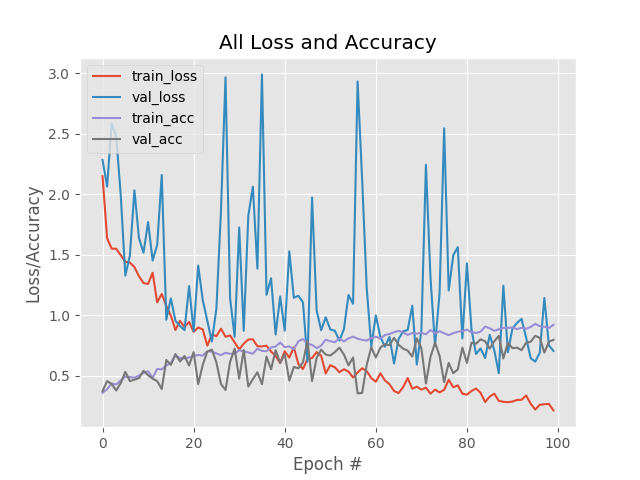
#> input picture first_model_plot.png, 640 x 480 px, given in place of _only, which was not available
$ python rotate_images.py
#> lines starting #> are read from the running program, lines starting #| are printed output that depends on the picture; pictures that were not available may be replaced by others from this repository, and a replacement may not be noted
import os, PIL
from PIL import Image
from os import listdir

path = "data/dataset/"
directories = listdir(path)

for d in directories:

  directorie = "{}/{}".format(path, d)
  absolutePath = os.path.dirname(os.path.abspath(d))
  d = "{}/{}".format(absolutePath, directorie)
  os.chdir(d)

  for img in listdir(os.getcwd()):

    picture = Image.open(img)
#> picture is the input picture: PIL image 640x480 RGBA; mean R, G, B, A 231, 233, 234.8, 255
    img_type = img.split('.')[-1]

    picture.rotate(45, expand=True).save('rotated{}_{}.{}'.format(45,img ,img_type))
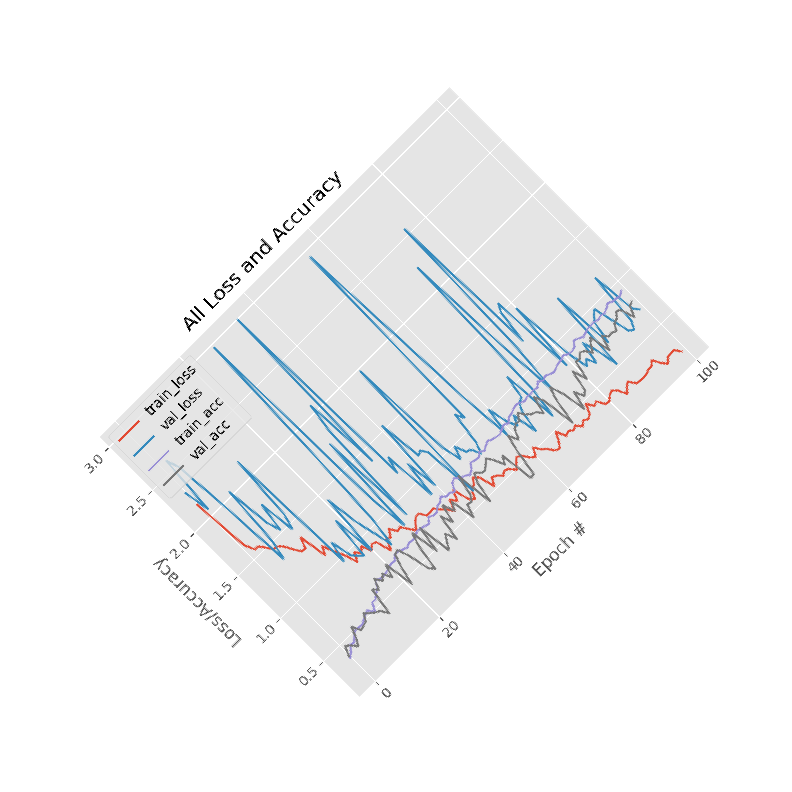
#> saved as rotated45__only._only: PIL image 792x792 RGBA; mean R, G, B, A 113.1, 114.1, 115, 124.9; transparent parts drawn white
    picture.rotate(90, expand=True).save('rotated{}_{}.{}'.format(90,img ,img_type))
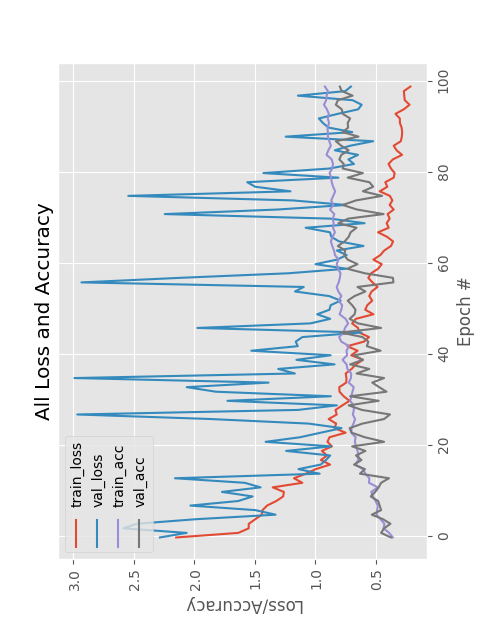
#> saved as rotated90__only._only: PIL image 480x640 RGBA; mean R, G, B, A 231, 233, 234.8, 255
    picture.rotate(135, expand=True).save('rotated{}_{}.{}'.format(135,img ,img_type))
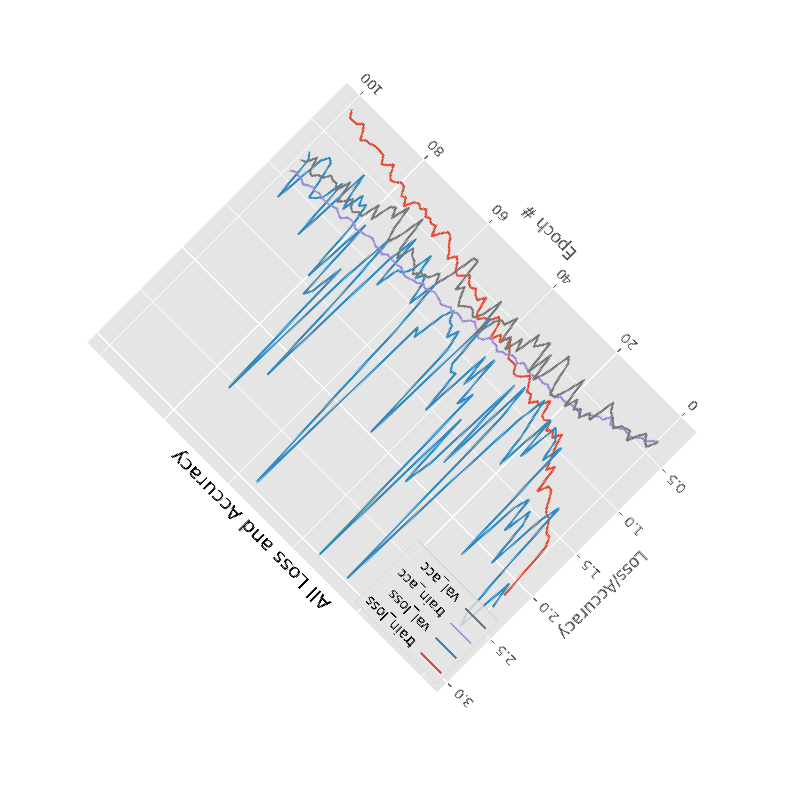
#> saved as rotated135__only._only: PIL image 792x792 RGBA; mean R, G, B, A 113.1, 114.1, 115, 124.9; transparent parts drawn white
    picture.rotate(180, expand=True).save('rotated{}_{}.{}'.format(180,img ,img_type))
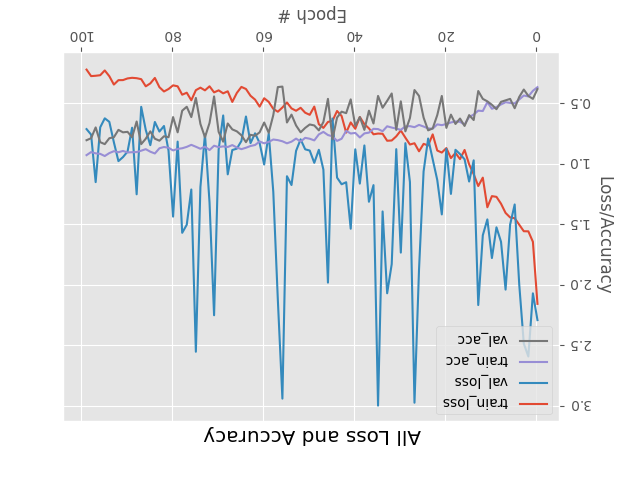
#> saved as rotated180__only._only: PIL image 640x480 RGBA; mean R, G, B, A 231, 233, 234.8, 255
    picture.rotate(225, expand=True).save('rotated{}_{}.{}'.format(225,img ,img_type))
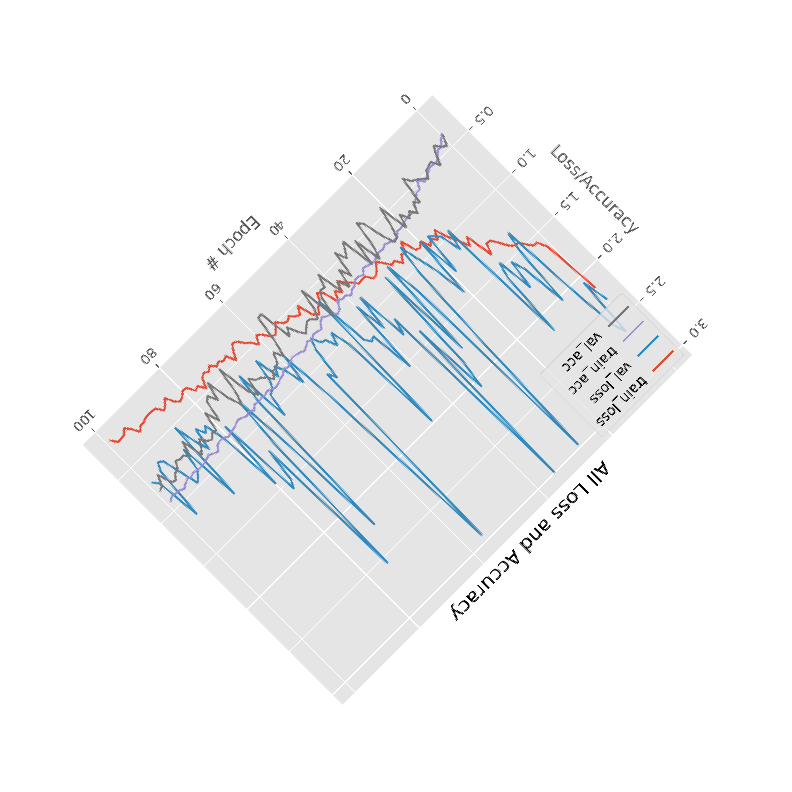
#> saved as rotated225__only._only: PIL image 792x792 RGBA; mean R, G, B, A 113.1, 114.1, 115, 124.9; transparent parts drawn white
    picture.rotate(270, expand=True).save('rotated{}_{}.{}'.format(270,img ,img_type))
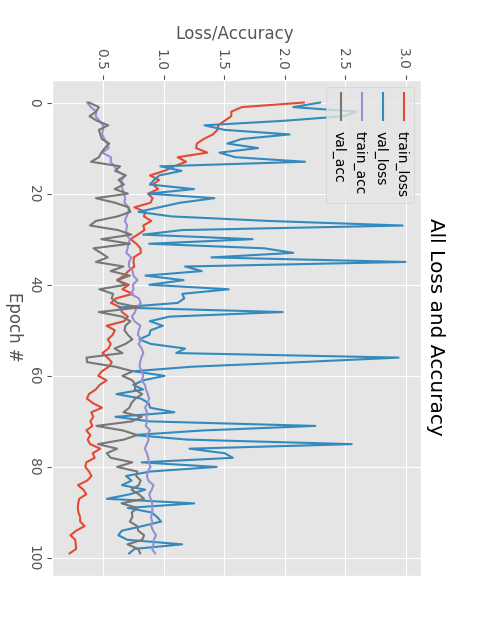
#> saved as rotated270__only._only: PIL image 480x640 RGBA; mean R, G, B, A 231, 233, 234.8, 255
#> (the run stopped early here; a loop or call above may not have finished)

$ run again, on plot3.png
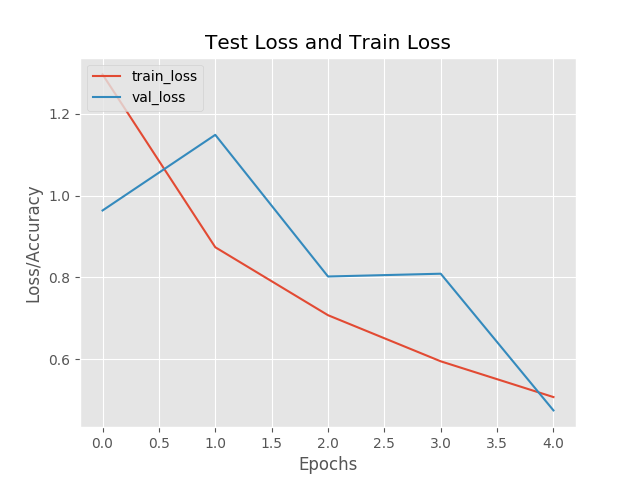
#> input picture plot3.png, 640 x 480 px, given in place of _only, which was not available
#> picture is the input picture: PIL image 640x480 RGBA; mean R, G, B, A 237.5, 237.3, 237.4, 255
#> `picture.rotate(225, expand=True).save('rotated{}_{}.{}'.format(225,img..`:
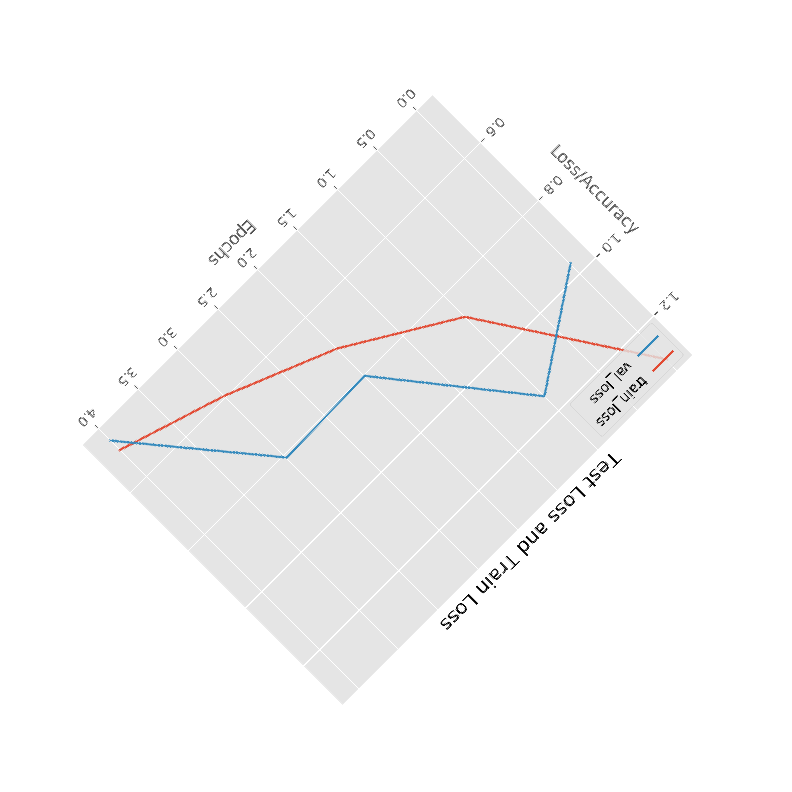
#> saved as rotated225__only._only: PIL image 792x792 RGBA; mean R, G, B, A 116.3, 116.2, 116.3, 124.9; transparent parts drawn white
#> `picture.rotate(270, expand=True).save('rotated{}_{}.{}'.format(270,img..`:
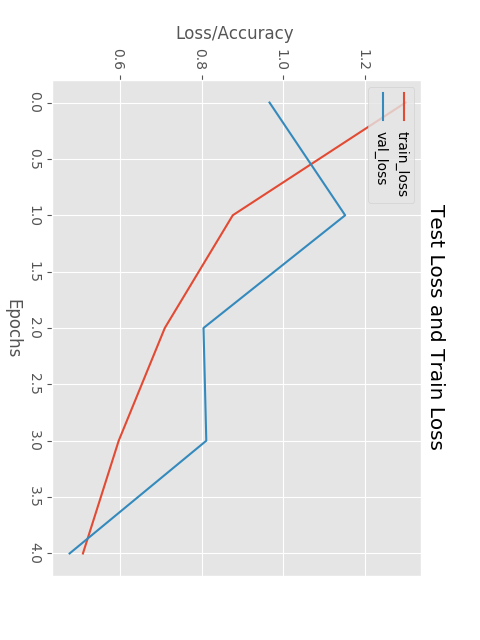
#> saved as rotated270__only._only: PIL image 480x640 RGBA; mean R, G, B, A 237.5, 237.3, 237.4, 255

$ run again, on plot4.png
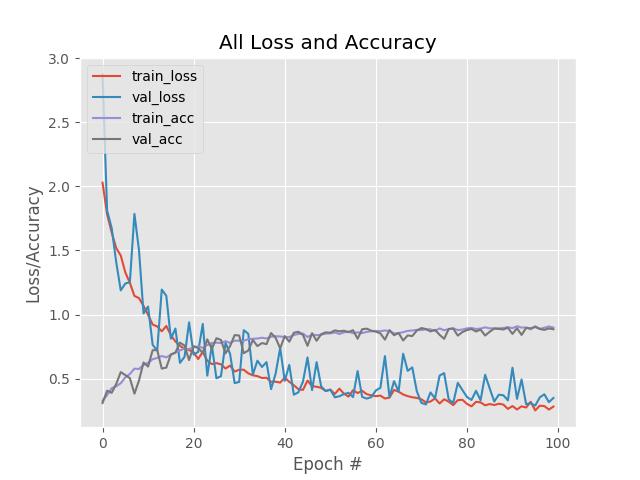
#> input picture plot4.png, 640 x 480 px, given in place of _only, which was not available
#> picture is the input picture: PIL image 640x480 RGBA; mean R, G, B, A 235, 235.6, 236.3, 255
#> `picture.rotate(225, expand=True).save('rotated{}_{}.{}'.format(225,img..`:
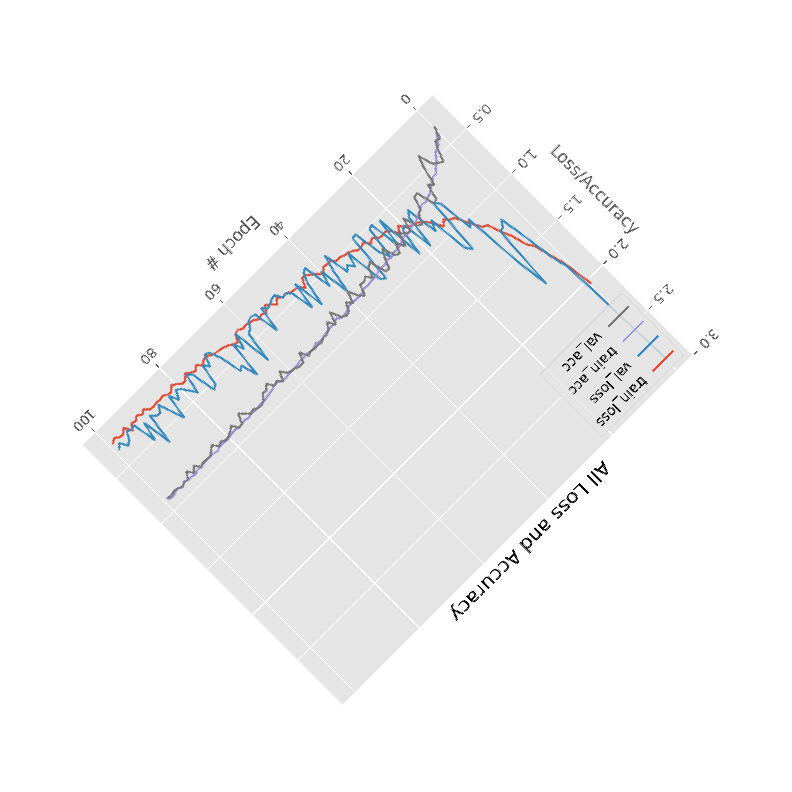
#> saved as rotated225__only._only: PIL image 792x792 RGBA; mean R, G, B, A 115.1, 115.4, 115.7, 124.9; transparent parts drawn white
#> `picture.rotate(270, expand=True).save('rotated{}_{}.{}'.format(270,img..`:
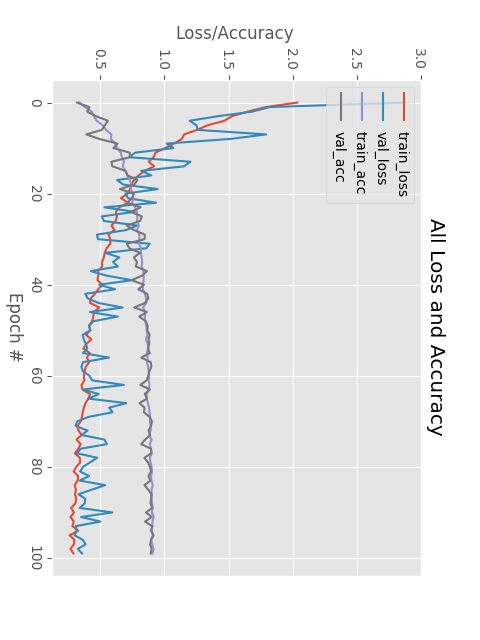
#> saved as rotated270__only._only: PIL image 480x640 RGBA; mean R, G, B, A 235, 235.6, 236.3, 255
